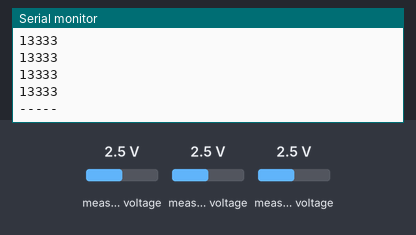
A sketch run on a simulated Arduino Zero (SAMD21). Shown: the last lines printed to the serial monitor. Wiring (inferred from the names in the program): ADS1115 converter at I2C address 0x48; ADS1115 converter at I2C address 0x49. The test bench sets the inputs (shaded band); at power-on: measured voltage 2.5 V.

Above: at 1.2 s.
1.3 s: measured voltage (sensor 200) set to 0.1 V
At 1.9 s:
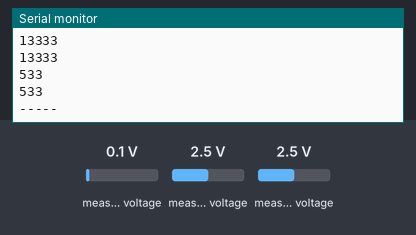
2.8 s: measured voltage (sensor 201) set to 1.2 V
4.3 s: measured voltage (sensor 202) set to 3.8 V
5.8 s: measured voltage (sensor 200) set to 4.9 V
At 6.5 s:
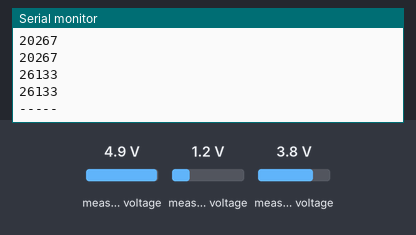
Timing chart, 0 to 8.3 s (numbered marks = the images above; inputs shaded):
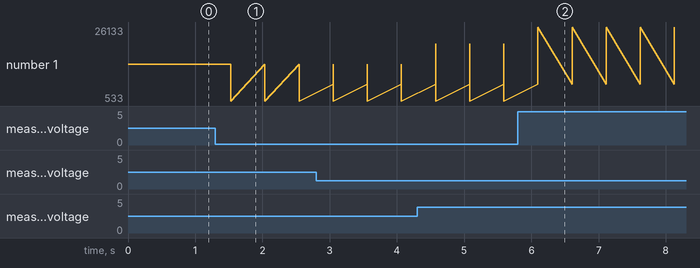

The sketch:

ptap_ads1115.ino
```cpp
#include "ptap_ads1115.h"
#include <Wire.h>
#include <math.h>

uint16_t raw_data_packet[6];
//format: [A at ch0, B at ch0, A at ch1, B at ch1, A at ch2, B at ch2]


void setup() {
  Serial.begin(9600);
  Wire.begin();
}

void loop() {
  prime_ads1115(ADC_A_ADDR, 0); //A at ch0
  raw_data_packet[0] = readRaw_ads1115(ADC_A_ADDR);

  prime_ads1115(ADC_B_ADDR, 0); //B at ch0
  raw_data_packet[1] = readRaw_ads1115(ADC_B_ADDR);

  prime_ads1115(ADC_A_ADDR, 1); //A at ch1
  raw_data_packet[2] = readRaw_ads1115(ADC_A_ADDR);

  prime_ads1115(ADC_B_ADDR, 1); //B at ch1
  raw_data_packet[3] = readRaw_ads1115(ADC_B_ADDR);

  prime_ads1115(ADC_A_ADDR, 2); //A at ch2
  raw_data_packet[4] = readRaw_ads1115(ADC_A_ADDR);

  prime_ads1115(ADC_B_ADDR, 2); //B at ch2
  raw_data_packet[5] = readRaw_ads1115(ADC_B_ADDR);

  for(int i=0; i<=5; i++) {
  SerialUSB.println(raw_data_packet[i]);
  }
  SerialUSB.println("-----");

  delay(500);
}
```

Measured:
- after the input at 1.3 s, the serial monitor: prints a new line after 0.23 s (image 1)
- after the input at 5.8 s, the serial monitor: prints a new line after 0.30 s (image 2)
- plotted number 1: 13333 → 533 after the input at 1.3 s, 533 → 26133 after the input at 5.8 s
